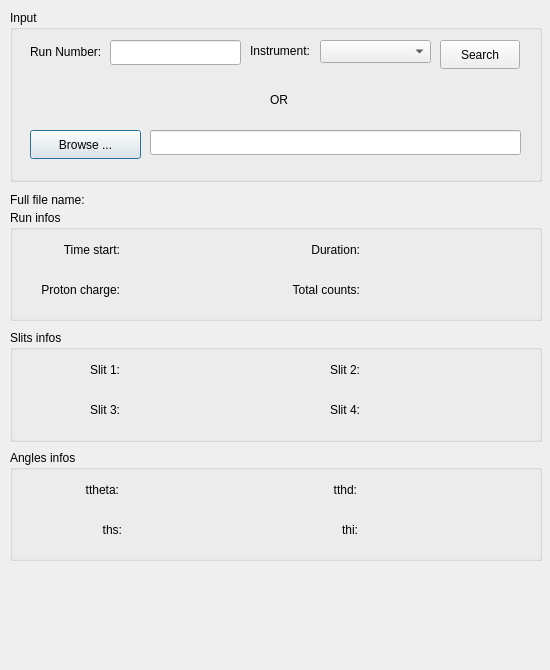
<ui version="4.0" >
 <class>ViewNexDlg</class>
 <widget class="QDialog" name="ViewNexDlg" >
  <property name="geometry" >
   <rect>
    <x>0</x>
    <y>0</y>
    <width>550</width>
    <height>670</height>
   </rect>
  </property>
  <property name="minimumSize" >
   <size>
    <width>550</width>
    <height>670</height>
   </size>
  </property>
  <property name="maximumSize" >
   <size>
    <width>550</width>
    <height>670</height>
   </size>
  </property>
  <property name="windowTitle" >
   <string>Form1</string>
  </property>
  <widget class="QGroupBox" name="groupBox" >
   <property name="geometry" >
    <rect>
     <x>10</x>
     <y>10</y>
     <width>532</width>
     <height>172</height>
    </rect>
   </property>
   <property name="title" >
    <string>Input</string>
   </property>
   <widget class="QPushButton" name="browseButton" >
    <property name="geometry" >
     <rect>
      <x>20</x>
      <y>120</y>
      <width>111</width>
      <height>29</height>
     </rect>
    </property>
    <property name="text" >
     <string>Browse ...</string>
    </property>
   </widget>
   <widget class="QLabel" name="textLabel6_11" >
    <property name="geometry" >
     <rect>
      <x>11</x>
      <y>106</y>
      <width>88</width>
      <height>17</height>
     </rect>
    </property>
    <property name="text" >
     <string/>
    </property>
    <property name="wordWrap" >
     <bool>false</bool>
    </property>
   </widget>
   <widget class="QLabel" name="Run_Number_label" >
    <property name="geometry" >
     <rect>
      <x>20</x>
      <y>20</y>
      <width>82</width>
      <height>44</height>
     </rect>
    </property>
    <property name="text" >
     <string>Run Number:</string>
    </property>
    <property name="wordWrap" >
     <bool>false</bool>
    </property>
   </widget>
   <widget class="QLineEdit" name="runLineEdit" >
    <property name="geometry" >
     <rect>
      <x>100</x>
      <y>30</y>
      <width>131</width>
      <height>25</height>
     </rect>
    </property>
   </widget>
   <widget class="QLabel" name="Instrument_label" >
    <property name="geometry" >
     <rect>
      <x>240</x>
      <y>20</y>
      <width>71</width>
      <height>41</height>
     </rect>
    </property>
    <property name="text" >
     <string>Instrument:</string>
    </property>
    <property name="wordWrap" >
     <bool>false</bool>
    </property>
   </widget>
   <widget class="QLabel" name="OR" >
    <property name="geometry" >
     <rect>
      <x>260</x>
      <y>80</y>
      <width>71</width>
      <height>19</height>
     </rect>
    </property>
    <property name="text" >
     <string>OR</string>
    </property>
    <property name="wordWrap" >
     <bool>false</bool>
    </property>
   </widget>
   <widget class="QComboBox" name="instrumentDropList" >
    <property name="geometry" >
     <rect>
      <x>310</x>
      <y>30</y>
      <width>111</width>
      <height>23</height>
     </rect>
    </property>
    <item>
     <property name="text" >
      <string/>
     </property>
    </item>
    <item>
     <property name="text" >
      <string>ARCS</string>
     </property>
    </item>
    <item>
     <property name="text" >
      <string>BSS</string>
     </property>
    </item>
    <item>
     <property name="text" >
      <string>CNCS</string>
     </property>
    </item>
    <item>
     <property name="text" >
      <string>EQSANS</string>
     </property>
    </item>
    <item>
     <property name="text" >
      <string>POWGEN</string>
     </property>
    </item>
    <item>
     <property name="text" >
      <string>REF_L</string>
     </property>
    </item>
    <item>
     <property name="text" >
      <string>REF_M</string>
     </property>
    </item>
    <item>
     <property name="text" >
      <string>SNAP</string>
     </property>
    </item>
    <item>
     <property name="text" >
      <string>SEQUOIA</string>
     </property>
    </item>
    <item>
     <property name="text" >
      <string>TOPAZ</string>
     </property>
    </item>
    <item>
     <property name="text" >
      <string>VULCAN</string>
     </property>
    </item>
   </widget>
   <widget class="QLineEdit" name="browseLineEdit" >
    <property name="geometry" >
     <rect>
      <x>140</x>
      <y>120</y>
      <width>371</width>
      <height>25</height>
     </rect>
    </property>
   </widget>
   <widget class="QPushButton" name="searchButton" >
    <property name="geometry" >
     <rect>
      <x>430</x>
      <y>30</y>
      <width>80</width>
      <height>29</height>
     </rect>
    </property>
    <property name="text" >
     <string>Search</string>
    </property>
   </widget>
  </widget>
  <widget class="QGroupBox" name="groupBox_2" >
   <property name="geometry" >
    <rect>
     <x>10</x>
     <y>210</y>
     <width>532</width>
     <height>111</height>
    </rect>
   </property>
   <property name="title" >
    <string>Run infos</string>
   </property>
   <widget class="QLabel" name="Time_start_label" >
    <property name="geometry" >
     <rect>
      <x>40</x>
      <y>30</y>
      <width>70</width>
      <height>21</height>
     </rect>
    </property>
    <property name="text" >
     <string>&lt;p align="right">Time start:&lt;/p></string>
    </property>
    <property name="wordWrap" >
     <bool>false</bool>
    </property>
   </widget>
   <widget class="QLabel" name="Proton_charge_label" >
    <property name="geometry" >
     <rect>
      <x>10</x>
      <y>70</y>
      <width>100</width>
      <height>21</height>
     </rect>
    </property>
    <property name="text" >
     <string>&lt;p align="right">Proton charge:&lt;/p></string>
    </property>
    <property name="wordWrap" >
     <bool>false</bool>
    </property>
   </widget>
   <widget class="QLabel" name="timestartInfo" >
    <property name="geometry" >
     <rect>
      <x>110</x>
      <y>30</y>
      <width>160</width>
      <height>21</height>
     </rect>
    </property>
    <property name="text" >
     <string/>
    </property>
    <property name="wordWrap" >
     <bool>false</bool>
    </property>
   </widget>
   <widget class="QLabel" name="protonchargeInfo" >
    <property name="geometry" >
     <rect>
      <x>110</x>
      <y>70</y>
      <width>140</width>
      <height>21</height>
     </rect>
    </property>
    <property name="text" >
     <string/>
    </property>
    <property name="wordWrap" >
     <bool>false</bool>
    </property>
   </widget>
   <widget class="QLabel" name="Duration_label" >
    <property name="geometry" >
     <rect>
      <x>280</x>
      <y>30</y>
      <width>70</width>
      <height>21</height>
     </rect>
    </property>
    <property name="text" >
     <string>&lt;p align="right">Duration:&lt;/p></string>
    </property>
    <property name="wordWrap" >
     <bool>false</bool>
    </property>
   </widget>
   <widget class="QLabel" name="Total_counts_label" >
    <property name="geometry" >
     <rect>
      <x>260</x>
      <y>70</y>
      <width>90</width>
      <height>21</height>
     </rect>
    </property>
    <property name="text" >
     <string>&lt;p align="right">Total counts:&lt;/p></string>
    </property>
    <property name="wordWrap" >
     <bool>false</bool>
    </property>
   </widget>
   <widget class="QLabel" name="durationInfo" >
    <property name="geometry" >
     <rect>
      <x>350</x>
      <y>30</y>
      <width>160</width>
      <height>21</height>
     </rect>
    </property>
    <property name="text" >
     <string/>
    </property>
    <property name="wordWrap" >
     <bool>false</bool>
    </property>
   </widget>
   <widget class="QLabel" name="totalcountsInfo" >
    <property name="geometry" >
     <rect>
      <x>350</x>
      <y>70</y>
      <width>160</width>
      <height>21</height>
     </rect>
    </property>
    <property name="text" >
     <string/>
    </property>
    <property name="wordWrap" >
     <bool>false</bool>
    </property>
   </widget>
  </widget>
  <widget class="QGroupBox" name="groupBox_3" >
   <property name="geometry" >
    <rect>
     <x>10</x>
     <y>330</y>
     <width>532</width>
     <height>112</height>
    </rect>
   </property>
   <property name="title" >
    <string>Slits infos</string>
   </property>
   <widget class="QLabel" name="Slit_1_label" >
    <property name="geometry" >
     <rect>
      <x>70</x>
      <y>30</y>
      <width>40</width>
      <height>21</height>
     </rect>
    </property>
    <property name="text" >
     <string>&lt;p align="right">Slit 1:&lt;/p></string>
    </property>
    <property name="wordWrap" >
     <bool>false</bool>
    </property>
   </widget>
   <widget class="QLabel" name="slit1Info" >
    <property name="geometry" >
     <rect>
      <x>110</x>
      <y>30</y>
      <width>171</width>
      <height>21</height>
     </rect>
    </property>
    <property name="text" >
     <string/>
    </property>
    <property name="wordWrap" >
     <bool>false</bool>
    </property>
   </widget>
   <widget class="QLabel" name="Slit_3_label" >
    <property name="geometry" >
     <rect>
      <x>70</x>
      <y>70</y>
      <width>40</width>
      <height>21</height>
     </rect>
    </property>
    <property name="text" >
     <string>&lt;p align="right">Slit 3:&lt;/p></string>
    </property>
    <property name="wordWrap" >
     <bool>false</bool>
    </property>
   </widget>
   <widget class="QLabel" name="Slit_3" >
    <property name="geometry" >
     <rect>
      <x>110</x>
      <y>70</y>
      <width>171</width>
      <height>21</height>
     </rect>
    </property>
    <property name="text" >
     <string/>
    </property>
    <property name="wordWrap" >
     <bool>false</bool>
    </property>
   </widget>
   <widget class="QLabel" name="slit2Info" >
    <property name="geometry" >
     <rect>
      <x>350</x>
      <y>30</y>
      <width>160</width>
      <height>21</height>
     </rect>
    </property>
    <property name="text" >
     <string/>
    </property>
    <property name="wordWrap" >
     <bool>false</bool>
    </property>
   </widget>
   <widget class="QLabel" name="Slit_2_label" >
    <property name="geometry" >
     <rect>
      <x>310</x>
      <y>30</y>
      <width>40</width>
      <height>21</height>
     </rect>
    </property>
    <property name="text" >
     <string>&lt;p align="right">Slit 2:&lt;/p></string>
    </property>
    <property name="wordWrap" >
     <bool>false</bool>
    </property>
   </widget>
   <widget class="QLabel" name="Slit_4_label" >
    <property name="geometry" >
     <rect>
      <x>310</x>
      <y>70</y>
      <width>40</width>
      <height>21</height>
     </rect>
    </property>
    <property name="text" >
     <string>&lt;p align="right">Slit 4:&lt;/p></string>
    </property>
    <property name="wordWrap" >
     <bool>false</bool>
    </property>
   </widget>
   <widget class="QLabel" name="slit4Info" >
    <property name="geometry" >
     <rect>
      <x>350</x>
      <y>70</y>
      <width>160</width>
      <height>21</height>
     </rect>
    </property>
    <property name="text" >
     <string/>
    </property>
    <property name="wordWrap" >
     <bool>false</bool>
    </property>
   </widget>
  </widget>
  <widget class="QGroupBox" name="groupBox_4" >
   <property name="geometry" >
    <rect>
     <x>10</x>
     <y>450</y>
     <width>532</width>
     <height>111</height>
    </rect>
   </property>
   <property name="title" >
    <string>Angles infos</string>
   </property>
   <widget class="QLabel" name="ttheta_label" >
    <property name="geometry" >
     <rect>
      <x>60</x>
      <y>30</y>
      <width>49</width>
      <height>21</height>
     </rect>
    </property>
    <property name="text" >
     <string>&lt;p align="right">ttheta:&lt;/p></string>
    </property>
    <property name="wordWrap" >
     <bool>false</bool>
    </property>
   </widget>
   <widget class="QLabel" name="ths_label" >
    <property name="geometry" >
     <rect>
      <x>80</x>
      <y>70</y>
      <width>32</width>
      <height>21</height>
     </rect>
    </property>
    <property name="text" >
     <string>&lt;p align="right">ths:&lt;/p></string>
    </property>
    <property name="wordWrap" >
     <bool>false</bool>
    </property>
   </widget>
   <widget class="QLabel" name="tthetaInfo" >
    <property name="geometry" >
     <rect>
      <x>110</x>
      <y>30</y>
      <width>171</width>
      <height>21</height>
     </rect>
    </property>
    <property name="text" >
     <string/>
    </property>
    <property name="wordWrap" >
     <bool>false</bool>
    </property>
   </widget>
   <widget class="QLabel" name="thsInfo" >
    <property name="geometry" >
     <rect>
      <x>110</x>
      <y>70</y>
      <width>171</width>
      <height>21</height>
     </rect>
    </property>
    <property name="text" >
     <string/>
    </property>
    <property name="wordWrap" >
     <bool>false</bool>
    </property>
   </widget>
   <widget class="QLabel" name="tthd_label" >
    <property name="geometry" >
     <rect>
      <x>310</x>
      <y>30</y>
      <width>37</width>
      <height>21</height>
     </rect>
    </property>
    <property name="text" >
     <string>&lt;p align="right">tthd:&lt;/p></string>
    </property>
    <property name="wordWrap" >
     <bool>false</bool>
    </property>
   </widget>
   <widget class="QLabel" name="thi_label" >
    <property name="geometry" >
     <rect>
      <x>320</x>
      <y>70</y>
      <width>28</width>
      <height>21</height>
     </rect>
    </property>
    <property name="text" >
     <string>&lt;p align="right">thi:&lt;/p></string>
    </property>
    <property name="wordWrap" >
     <bool>false</bool>
    </property>
   </widget>
   <widget class="QLabel" name="thiInfo" >
    <property name="geometry" >
     <rect>
      <x>350</x>
      <y>70</y>
      <width>160</width>
      <height>21</height>
     </rect>
    </property>
    <property name="text" >
     <string/>
    </property>
    <property name="wordWrap" >
     <bool>false</bool>
    </property>
   </widget>
   <widget class="QLabel" name="tthdInfo" >
    <property name="geometry" >
     <rect>
      <x>350</x>
      <y>30</y>
      <width>160</width>
      <height>21</height>
     </rect>
    </property>
    <property name="text" >
     <string/>
    </property>
    <property name="wordWrap" >
     <bool>false</bool>
    </property>
   </widget>
  </widget>
  <widget class="QLabel" name="label" >
   <property name="geometry" >
    <rect>
     <x>10</x>
     <y>190</y>
     <width>91</width>
     <height>19</height>
    </rect>
   </property>
   <property name="text" >
    <string>Full file name:</string>
   </property>
  </widget>
  <widget class="QLabel" name="Full_file_name" >
   <property name="geometry" >
    <rect>
     <x>100</x>
     <y>190</y>
     <width>441</width>
     <height>19</height>
    </rect>
   </property>
   <property name="text" >
    <string/>
   </property>
  </widget>
 </widget>
 <layoutdefault spacing="6" margin="11" />
 <pixmapfunction>qPixmapFromMimeSource</pixmapfunction>
 <resources/>
 <connections/>
</ui>
